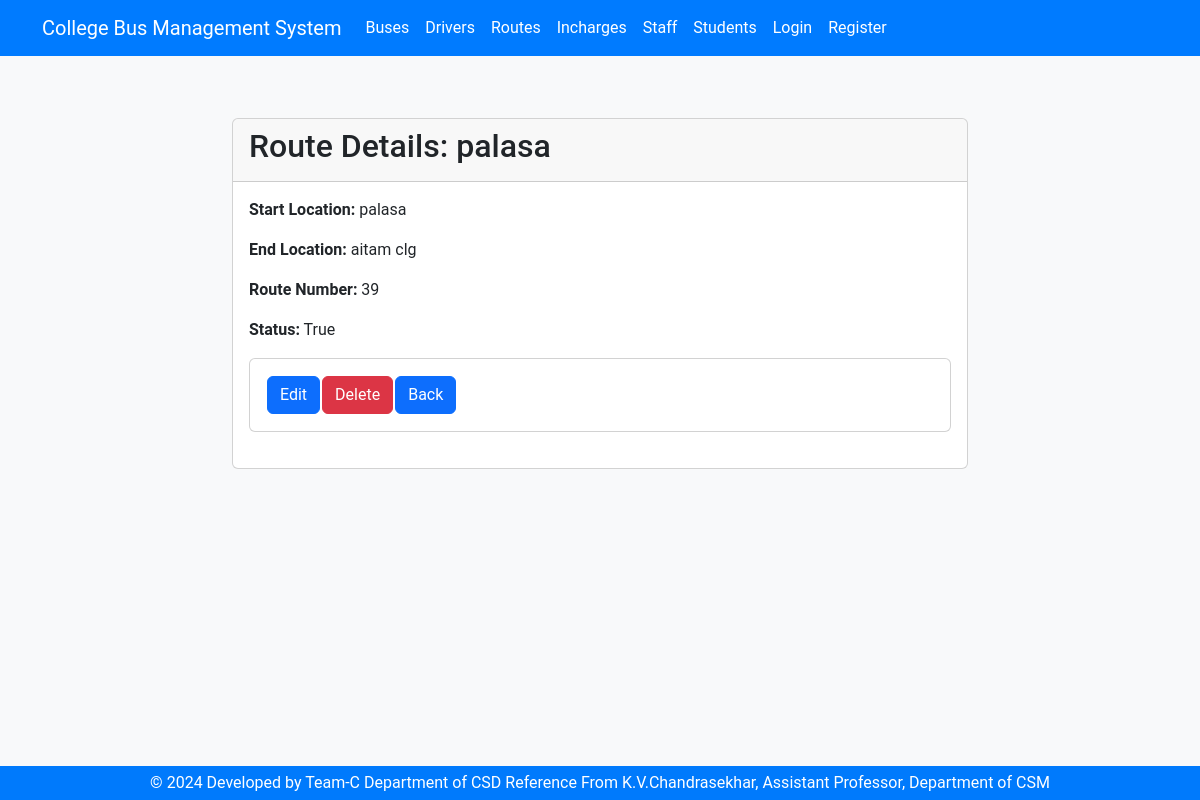
Page /routes/7/ on the committed database.
### routes/models.py (models this page shows, shortened)
class Route(models.Model):
    route_name = models.CharField(max_length=100)
    start_location = models.CharField(max_length=100)
    end_location = models.CharField(max_length=100)
    route_number = models.CharField(max_length=10, unique=True)
    active = models.BooleanField(default=True)

### routes/views.py (the view)
# urls.py: path('<int:pk>/', views.route_detail, name='route_detail'),
def route_detail(request, pk):
    route = get_object_or_404(Route, pk=pk)
    return render(request, 'routes/route_detail.html', {'route': route})

### accounts/context_processors.py (called while the page is built)
def user_type(request):
    if request.user.is_authenticated:
        try:
            profile = Profile.objects.get(user=request.user)
            return {'user_type': profile.user_type}
        except Profile.DoesNotExist:
            return {'user_type': None}
    return {'user_type': None}

### templates/routes/route_detail.html (shortened to what this page needs)
{% load static %}
<!DOCTYPE html>
<html lang="en">
  <head>
    <link href="{% static 'css/bootstrap.min.css' %}" rel="stylesheet" />
    <link href="{% static 'css/styles.css' %}" rel="stylesheet" />
  </head>
  <body>
    {% include 'header.html' %}
    {% block content %}
      <div class="container mt-5">
        <div class="row justify-content-center">
          <div class="col-md-8">
            <div class="card">
              <div class="card-header">
                <h2>Route Details: {{ route.route_name }}</h2>
              </div>
              <div class="card-body">
                <p>
                  <strong>Start Location:</strong> {{ route.start_location }}
                </p>
                <p>
                  <strong>End Location:</strong> {{ route.end_location }}
                </p>
                <p>
                  <strong>Route Number:</strong> {{ route.route_number }}
                </p>
                <p>
                  <strong>Status:</strong> {{ route.active }}
                </p>
                <div class="card">
                  <div class="card-body text-center">
                    <table>
                      <tr>
                        <td>
                          <a class="btn btn-primary" href="{% url 'route_update' route.pk %}">Edit</a>
                        </td>
                        <td>
                          <form action="{% url 'route_delete' route.pk %}" method="post">
                            <input type="submit" value="Delete" class="btn btn-danger" />
                          </form>
                        </td>
                        <td>
                          <a href="javascript:history.go(-1);" class="btn btn-primary">Back</a>
                        </td>
                      </tr>
                    </table>
                  </div>
                </div>
              </div>
            </div>
          </div>
        </div>
      </div>
    {% endblock %}
    {% include 'footer.html' %}
  </body>
</html>

### static/css/styles.css (style rules this page uses)
body { background-color: #f8f9fa; font-family: 'Roboto', sans-serif; padding-top: 70px; }
.card { margin-bottom: 20px; }

### rows in the picture
Route: route_name "palasa", start_location "palasa", end_location "aitam clg", route_number "39", active "True"
